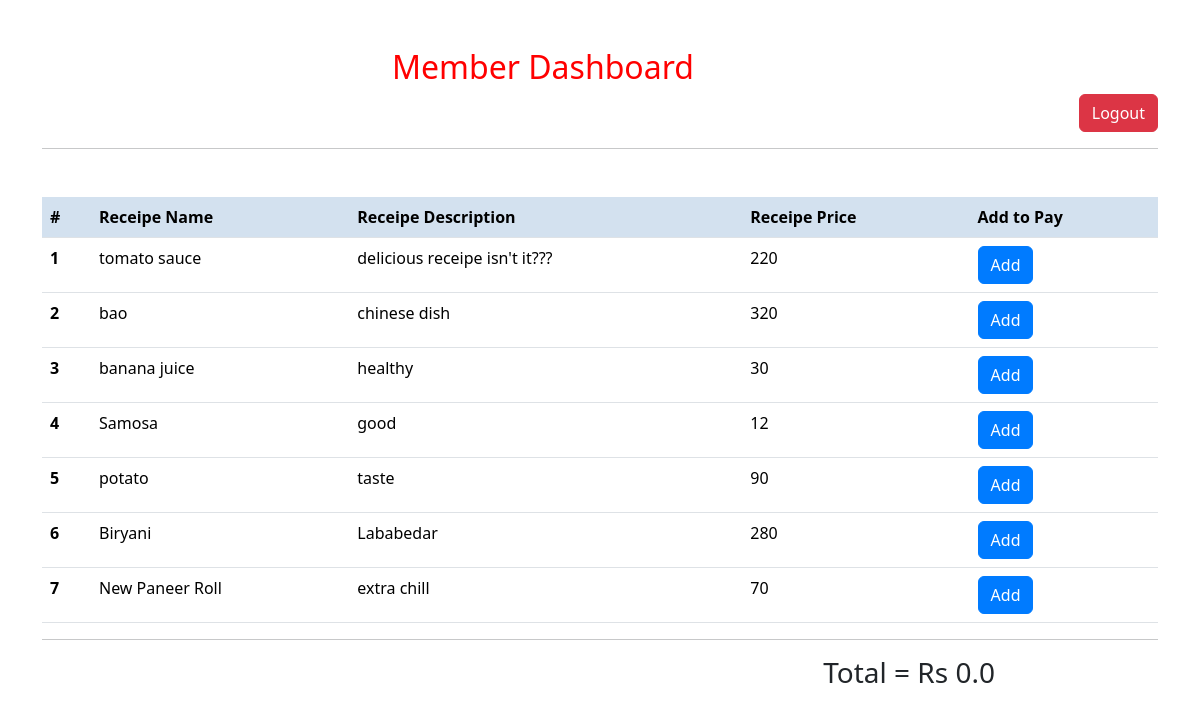
Page /home/ on the earlier database version.
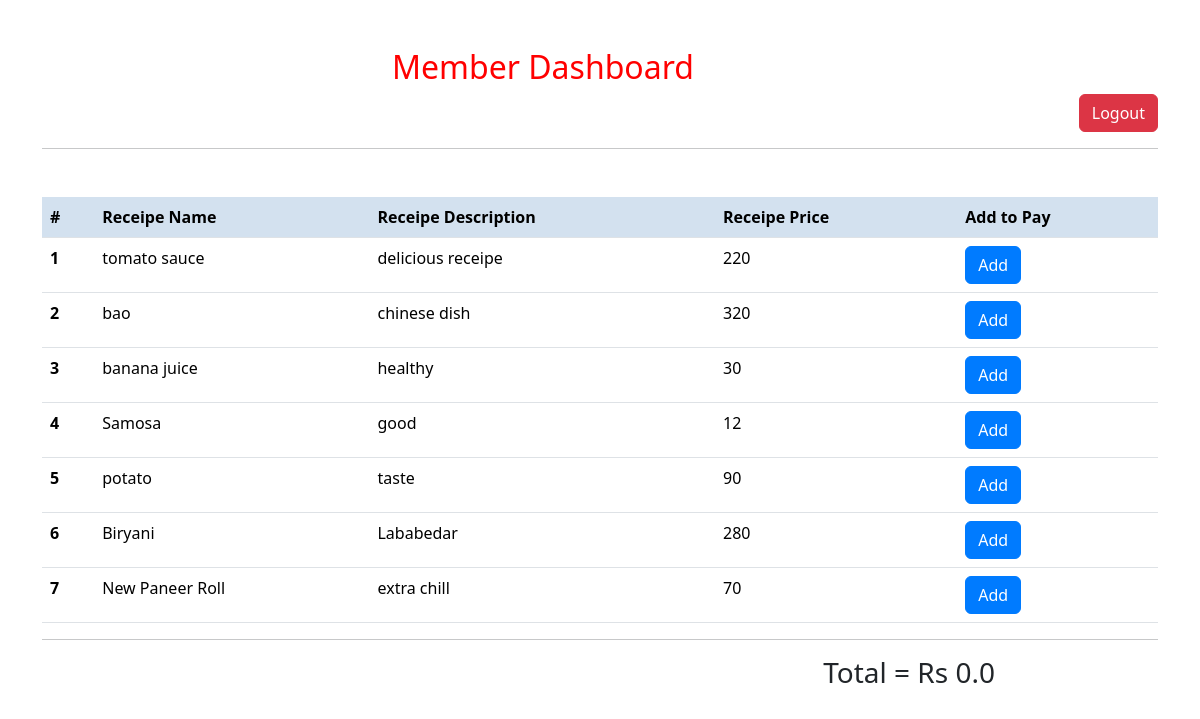
Same page on the later database version.
### vege/models.py (models this page shows, shortened)
class Receipe(models.Model):
    user = models.ForeignKey(User, on_delete=models.SET_NULL, null=True, blank=True)
    receipe_name = models.CharField(max_length=100)
    receipe_description = models.TextField()
    receipe_price = models.IntegerField(default=0)
    receipe_view_count = models.IntegerField(default=1)

### home/views.py (the view)
# urls.py: 2. Add a URL to urlpatterns:  path('', views.home, name='home')
def home(request):
    queryset = Receipe.objects.all()
    total = request.session.get('total', 0.0)
    context = {'receipes': queryset, 'total': total}
    return render(request, 'base.html', context)

### home/templates/base.html (shortened to what this page needs)
{% load static %}
<!DOCTYPE html>
<html lang="en">
	<head>
		<link
			href="https://cdn.jsdelivr.net/npm/bootstrap@5.3.2/dist/css/bootstrap.min.css"
			rel="stylesheet"
 />
	</head>
	<body>
		<div class="container mt-5">
			<h2 style="margin-left: 350px; color: red">Member Dashboard</h2>
			<a
				style="display: flex; justify-content: flex-end; text-decoration: none"
				href="/logout">
				<button class="btn btn-danger">Logout</button>
			</a>
			<hr />
			<table class="table mt-5">
				<thead class="thead-dark">
					<tr>
						<th scope="col">#</th>
						<th scope="col">Receipe Name</th>
						<th scope="col">Receipe Description</th>
						<th scope="col">Receipe Price</th>
						<th scope="col">Add to Pay</th>
					</tr>
				</thead>
				<tbody>
					{% for receipe in receipes %}
					<tr>
						<th scope="row">{{forloop.counter}}</th>
						<td>{{receipe.receipe_name}}</td>
						<td>{{receipe.receipe_description}}</td>
						<td>{{receipe.receipe_price}}</td>
						<td>
							<a
								class="btn btn-primary add-btn"
								data-id="{{ receipe.id }}"
								>Add</a
							>
						</td>
					</tr>
					{% endfor %}
				</tbody>
			</table>
			<hr />
            <div class="inline-container">
			<h3 style="margin-left: 70%;">
				Total = Rs <span id="total">{{ total }}</span>
			</h3>
        </div>
		</div>
	</body>
</html>

Differences in the rows shown:
changed Receipe "tomato sauce": receipe_description "delicious receipe isn't it???" → "delicious receipe"
